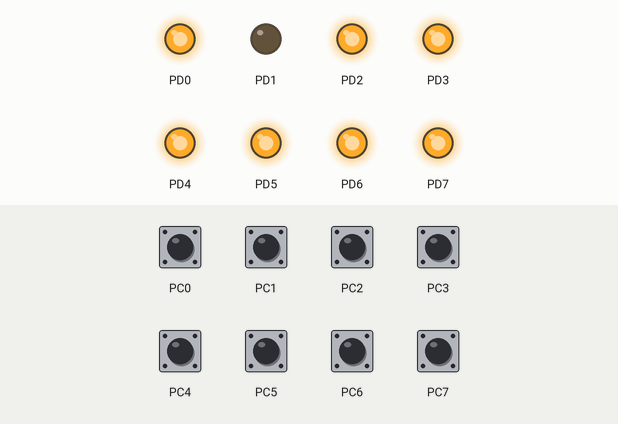
Recording of a program running on a simulated ATmega8, built with avr-gcc and emulated at 1 MHz. Shown: output pins drawn as LEDs (lit = HIGH). Inputs (shaded band) come from the test bench; at power-on: PC0–7 HIGH. EEPROM starts erased.

Above: at 1.2 s.
1.3 s: PC0 pulled LOW for 0.15 s
At 1.8 s:
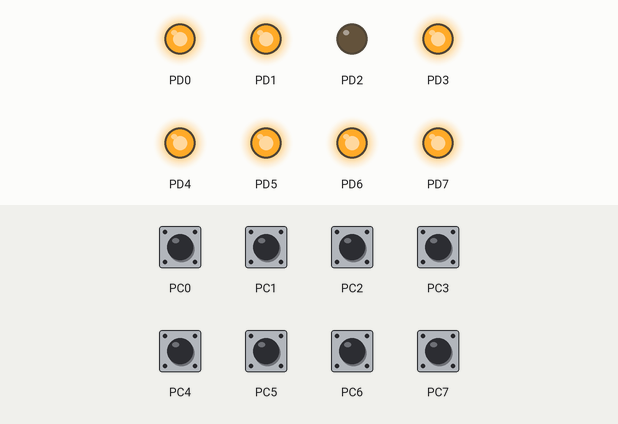
2.9 s: PC1 pulled LOW for 0.15 s
At 3.0 s:
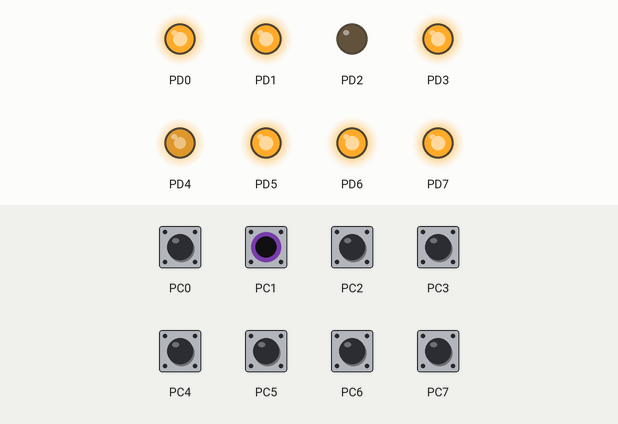
4.6 s: PC3 pulled LOW for 0.15 s
At 4.7 s:
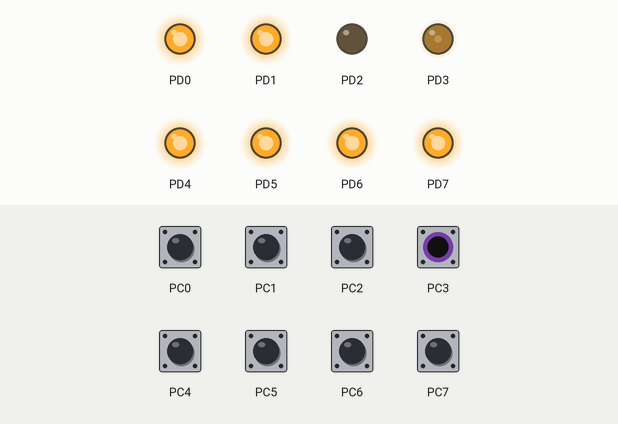
6.3 s: PC0 pulled LOW for 1 s
At 7.48 s:
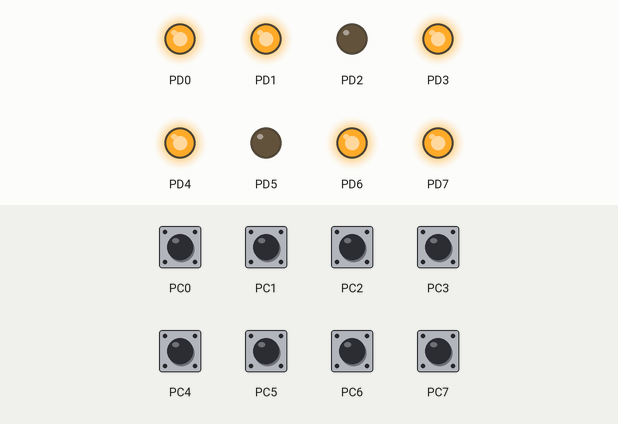
9.1 s: PC1 pulled LOW for 1 s
At 11.1 s:
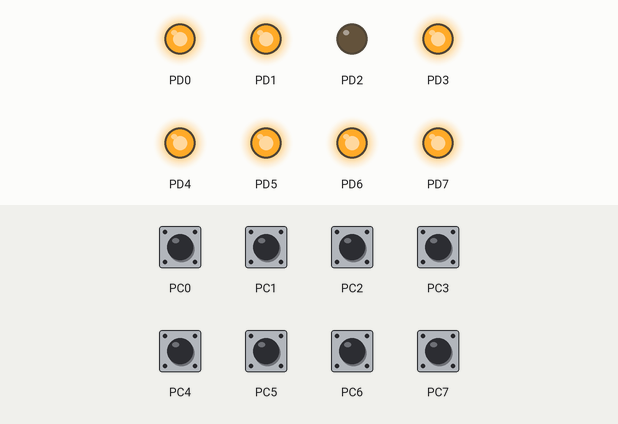
11.6 s: PC0 pulled LOW for 0.15 s
At 12.8 s:
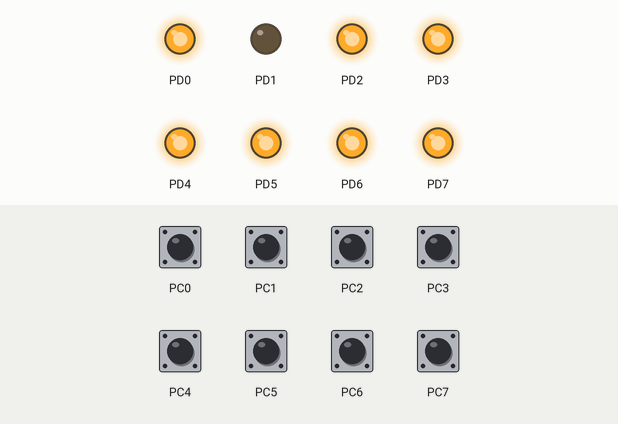
Timing chart, 0 to 14.2 s (numbered marks = the images above; inputs shaded):
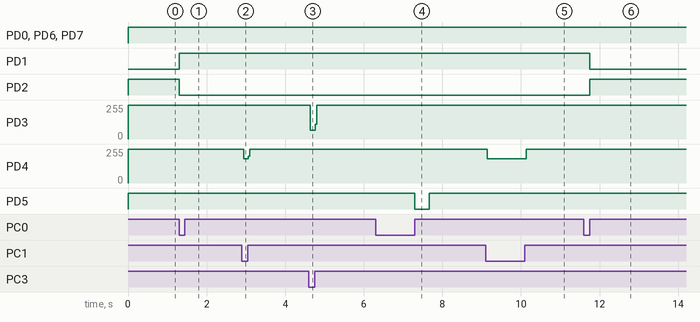

The program:

main.c
```c
/*
 * fortwoshifter_v0.1.c
 *
 * Created: 19.12.2022 20:37:47
 * Author : Dude
 */
// ïîÿñíåíèå ïî ðàáîòå ïðîãðàììû:
// PD0=ðåâåðñ
// PD1=íåéòðàëü
// PD2=äðàéâ
// PD3=-
// PD4=+
// PD5=àâòî\ðó÷íîé

// PC0=Rup
// PC1=Rdn
// PC2=Ldn
// PC3=Lup

#include <avr/io.h>
#include "main.h"
unsigned char bs_Rpsh;
unsigned char bs_Lpsh;
unsigned char bs_Lpl;
unsigned char bs_Rpl;
unsigned char Rpsh=0;
unsigned char Lpsh=0;
unsigned long A=0; //äëÿ ñ÷¸ò÷èêà óäåðæèâàíèÿ ïðàâîãî ïåðåêëþ÷àòåëÿ îò ñåáÿ
unsigned long i=0; //äëÿ ñ÷¸ò÷èêà àêòèâíîñòè êíîïêè àâòî
unsigned char eep=0; //äëÿ ñ÷¸ò÷èêà îäíîé çàïèñè â ååð
unsigned char eepl=0; //äëÿ ñ÷¸ò÷èêà îäíîé çàïèñè â ååð
unsigned char Amode; //òåêóùèé ðåæèì àâòî/ðó÷íîé
unsigned char A1; //äëÿ ñ÷¸ò÷èêà îäíîêðàòíîé àêòèâàöèè ðåæèìà àâòî ïðè âêëþ÷åíèè

void port_ini(void)          //èíèöèàëèçàöèÿ ïîðòîâ
{
		DDRD=0xFF;
		PORTD=0xFD;
		DDRC=0x00;
		PORTC=0xFF;
}

void gear_state(unsigned char gs)   //ñîñòîÿíèÿ êïï
{
	switch(gs)
	{
		case 1: PORTD=0xFE;   break;            //ðåâåðñ
		case 2: PORTD=0xFD;   break;             //íåéòðàëü
		case 3: PORTD=0xFB;   break;             //äðàéâ
		case 4: PORTD=0xF3;   break;             //-
		case 5: PORTD=0xEB;   break;             //+
		case 6: PORTD=0xDB;   break;             //àâòî/ðó÷íîé
	}
}


int main(void)
{
	port_ini();
	Amode=EEPROM_read(1);
	A1=1;

    while (1)
    {
		//äðàéâ
		if (Lpsh==0) // çàïðåò îäíîâðåìåííîãî íàæàòèÿ
		{
					if (PINC&0x04) //çàïðåò îäíîâðåìåííîé àêòèâàöèè ðåâåðñà è äðàéâà
					{
						if (bs_Rpsh==0) //âêëþ÷åíèå äðàéâà ïðîâåðêà ñîñòîÿíèÿ êíîïêè
						{
							if (!(PINC&0x01)) //ïðîâåðêà òåêóùåãî ñîñòîÿíèÿ êíîïêè
							{
								Rpsh=1;
								gear_state(3);
								_delay_ms(10);
								if (PINC&0x01) //ïîêà êíîïêà çàæàòà ñîñòîÿíèå íå ïåðåêëþ÷èòñÿ
								{
									bs_Rpsh=1;
									if ((Amode==1)&(A1==1)) //àêòèâàöèÿ ðåæèìà àâòî åñëè îí áûë àêòèâåí äî âûêëþ÷åíèÿ è ïðîâåðêà îäíîêðàòíîé àêòèâàöèè
									{
										for (i=0; i<=10000; i++)//ñ÷¸ò÷èê àêòèâíîñòè êíîïêè àâòî
										{
										gear_state(6);
										}
										A1=0;
									}
								}
							}
						}
						else // èíà÷å ñîñòîÿíèå êíîïêè 0
						{
							if (!(PINC&0x01)) //ïðîâåðèòü êíîïêó
							{
								A++; //ñ÷¸ò÷èê óäåðæàíèÿ ïðàâîãî ïåðåêëþ÷àòåëÿ îò ñåáÿ
								_delay_ms(10);
								if ((PINC&0x01)&(A<40))// êîðîòêîå íàæàòèå
								{
									gear_state(2);
									Rpsh=0;
									bs_Rpsh=0; //ñîñòîÿíèå äðàéâà
									A=0;
								}
								if ((PINC&0x01)&(A>=40)) //äëèííîå íàæàòèå
								{
									for (i=0; i<=10000; i++)//ñ÷¸ò÷èê àêòèâíîñòè êíîïêè àâòî
									{
										gear_state(6);
									}
									A=0;
									if (Amode==0)
									{
										EEPROM_write(1, 1); //õàïèñü àâòî ðåæèìà
										Amode=1;
									}
									else
									{
										EEPROM_write(1, 0); //çàïèñü àâòî ðåæèìà
										Amode=0;
									}
								}
							}
						}
					}
		}
		//_______//ðåâåðñ
		if ((PINC&0x01)&(Rpsh==0)) //çàïðåò îäíîâðåìåííîé àêòèâàöèè ðåâåðñà è äðàéâà
		{
					if (bs_Lpsh==0)
					{
						if (!(PINC&0x04))
						{
							Lpsh=1;
							gear_state(1);
							_delay_ms(10);
							if (PINC&0x04)
							{
								bs_Lpsh=1;
							}
						}
					}
					else
					{
						if (!(PINC&0x04))
						{
							Lpsh=0;
							gear_state(2);
							_delay_ms(10);
							if (PINC&0x04)
							{
								bs_Lpsh=0;
							}
						}
					}
		}
		//______ðó÷íîå ïåðåêëþ÷åíèå
		if (bs_Rpsh==1) //ïåðåäà÷à ââåðõ
		{
			if ((!(PINC&0x02))&(bs_Lpl==0)) //ïðîâåðêà íàæàòèÿ è çàïðåò îäíîâðåìåííîãî âêëþ÷åíèÿ + ì -
			{
				gear_state(5);
				bs_Rpl=1;
				if (eep<1) //ñ÷¸ò÷èê îäíîé çàïèñè
				{
					EEPROM_write(1, 0); //îäíîêðàòíàÿ çàïèñü ðó÷íîãî ðåæèìà
// 					gear_state(1); //èíäèêàòîð çàïèñè
// 					_delay_ms(500);
					eep=1;
					Amode=0;
				}
			}
			else
			{
				gear_state(3);
				bs_Rpl=0;
				eep=0;
			}
			//ïåðåäà÷à âíèç
			if ((!(PINC&0x08))&(bs_Rpl==0)) //ïðîâåðêà íàæàòèÿ è çàïðåò îäíîâðåìåííîãî âêëþ÷åíèÿ + ì -
			{
				gear_state(4);
				bs_Lpl=1;
				if (eepl<1) //ñ÷¸ò÷èê îäíîé çàïèñè
				{
					EEPROM_write(1, 0); //îäíîêðàòíàÿ çàïèñü ðó÷íîãî ðåæèìà
// 					gear_state(1); //èíäèêàòîð çàïèñè
// 					_delay_ms(500);
					eepl=1;
					Amode=0;
				}
			}
			else
			{
				gear_state(3);
				bs_Lpl=0;
				eepl=0;
			}
		}
    }
}
```

eeprom.c
```c
/*
 * eeprom.c
 *
 * Created: 25.12.2022 13:42:53
 *  Author: Dude
 */
#include "eeprom.h"
void EEPROM_write(unsigned int uiAddress, unsigned char ucData)

{

	while(EECR & (1<<EEWE)) //æäåì îñâîáîæäåíèÿ ôëàãà îêîí÷àíèÿ ïîñëåäíåé îïåðàöèåé ñ ïàìÿòüþ

	{}

	EEAR = uiAddress; //Óñòàíàâëèâàåì àäðåñ

	EEDR = ucData; //Ïèùåì äàííûå â ðåãèñòð

	EECR |= (1<<EEMWE); //Ðàçðåøàåì çàïèñü

	EECR |= (1<<EEWE); //Ïèøåì áàéò â ïàìÿòü

}

unsigned char EEPROM_read(unsigned int uiAddress)

{

	while(EECR & (1<<EEWE))

	{} //æäåì îñâîáîæäåíèÿ ôëàãà îêîí÷àíèÿ ïîñëåäíåé îïåðàöèåé ñ ïàìÿòüþ

	EEAR = uiAddress; //Óñòàíàâëèâàåì àäðåñ

	EECR |= (1<<EERE); //Çàïóñêàåì îïåðàöèþ ñ÷èòûâàíèÿ èç ïàìÿòè â ðåãèñòð äàííûõ

	return EEDR; //Âîçâðàùàåì ðåçóëüòàò

}
```

eeprom.h
```c
/*
 * eeprom.h
 *
 * Created: 25.12.2022 13:41:50
 *  Author: Dude
 */


#ifndef EEPROM_H_
#define EEPROM_H_
#include "main.h"
void EEPROM_write(unsigned int uiAddress, unsigned char ucData);

unsigned char EEPROM_read(unsigned int uiAddress);


#endif /* EEPROM_H_ */
```

main.h
```c
/*
 * main.h
 *
 * Created: 19.12.2022 20:38:50
 *  Author: Dude
 */


#ifndef MAIN_H_
#define MAIN_H_

#define F_CPU 1000000UL
#include <avr/io.h>
#include <avr/interrupt.h>
#include <util/delay.h>
#include <stdio.h>
#include <stdlib.h>
#include "eeprom.h"
//#include <avr/sfr_defs.h> //áèáëèîòåêà äëÿ ðàáîòû ñ PIN áèòàìè
//#include "USART.h"
//#include "PWM.h"


#endif /* MAIN_H_ */
```

Measured:
- after the input at 1.3 s, PD1: LOW → HIGH at once; PD2: HIGH → LOW at once
- after the input at 2.9 s, PD4: 255/255 → 181/255 at once, → 255/255 0.12 s later
- after the input at 4.6 s, PD3: 255/255 → 64/255 at once, → 255/255 0.12 s later
- after the input at 6.3 s, PD5: HIGH → LOW after 1.0 s, → HIGH 0.37 s later
- after the input at 9.1 s, PD4: 255/255 → 181/255 at once, → 255/255 1.0 s later
- after the input at 11.6 s, PD1: HIGH → LOW after 0.15 s; PD2: LOW → HIGH after 0.15 s
